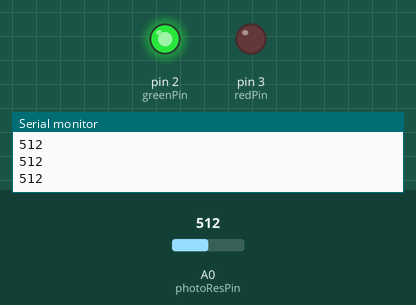
Simulated run of this sketch. Board: Arduino Uno, built with avr-gcc and run on an emulated ATmega328P. Shown: output pins drawn as LEDs (lit = HIGH), the last lines printed to the serial monitor. The test bench sets the inputs (shaded band); at power-on: A0 (photoResPin) = 512.

Above: at 1.2 s.
1.3 s: A0 (photoResPin) set to 209
2.8 s: A0 (photoResPin) set to 186
At 3.4 s:
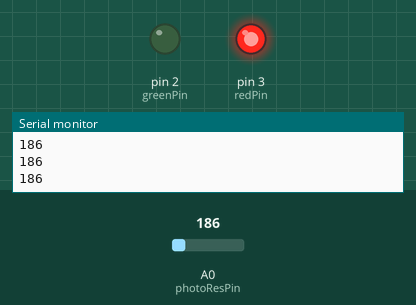
4.3 s: A0 (photoResPin) set to 210
At 5.5 s:
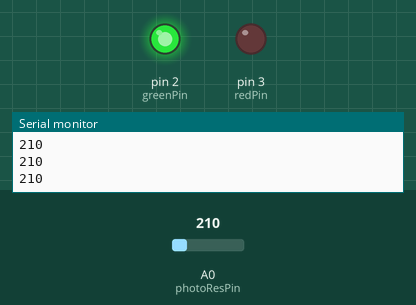
5.8 s: A0 (photoResPin) set to 190
At 6.9 s:
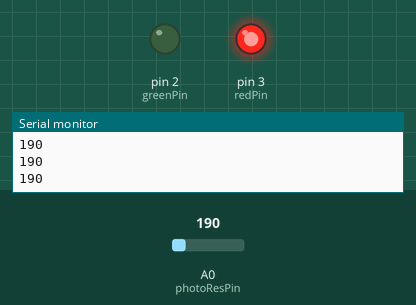
Timing chart, 0 to 8.3 s (numbered marks = the images above; inputs shaded):
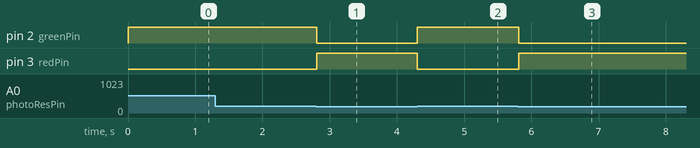

The sketch:

photodetector_test.ino
```cpp
int greenPin=2;
int redPin=3;
int photoResPin=A0;
int lightVal=0;

void setup() {
  // put your setup code here, to run once:
  Serial.begin(9600);
  pinMode(greenPin,OUTPUT);
  pinMode(redPin,OUTPUT);
  pinMode(photoResPin,INPUT);
}

void loop() {
  lightVal=analogRead(photoResPin);
  Serial.println(lightVal);
  if(lightVal>200){
    digitalWrite(greenPin,HIGH);
    digitalWrite(redPin,LOW);
  }
  else{
    digitalWrite(redPin,HIGH);
    digitalWrite(greenPin,LOW);
  }
}
```

Measured:
- the behaviour switches between 201 and 200 on A0 (photoResPin) (found by bisection; images 0 and 1)
- after the input at 2.8 s, pin 2 (greenPin): HIGH → LOW at once; pin 3 (redPin): LOW → HIGH at once
- after the input at 4.3 s, pin 2 (greenPin): LOW → HIGH at once; pin 3 (redPin): HIGH → LOW at once
- after the input at 5.8 s, pin 2 (greenPin): HIGH → LOW at once; pin 3 (redPin): LOW → HIGH at once
